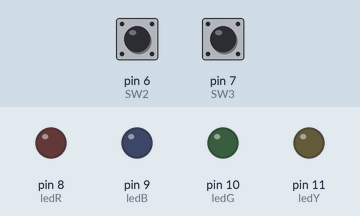
Recording of a sketch running on a simulated Arduino Uno, built with avr-gcc and run on an emulated ATmega328P. On the bench: output pins drawn as LEDs (lit = HIGH). The inputs (shaded band) are chosen by the test bench; at power-on: pin 6 (SW2) HIGH, pin 7 (SW3) HIGH. What the sketch prints to the serial monitor is not drawn.

Above: at 1.2 s.
1.3 s: pin 6 (SW2) pulled LOW for 0.15 s
At 2.1 s:
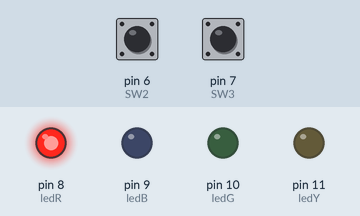
4.4 s: pin 7 (SW3) pulled LOW for 1 s
At 6.7 s:
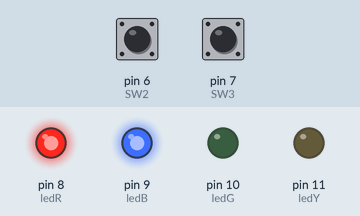
6.9 s: pin 6 (SW2) pulled LOW for 3.2 s
At 11.4 s:
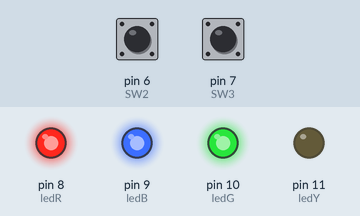
11.6 s: pin 7 (SW3) pulled LOW for 3.2 s
At 16.6 s:
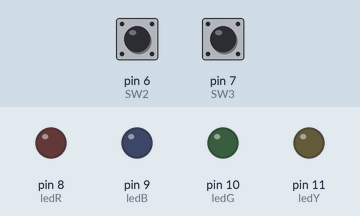
Timing chart, 0 to 18.1 s (numbered marks = the images above; inputs shaded):
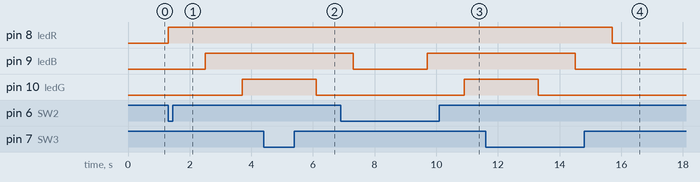

Measured:
- after the input at 1.3 s, pin 8 (ledR): LOW → HIGH at once; pin 9 (ledB): LOW → HIGH after 1.2 s; pin 10 (ledG): LOW → HIGH after 2.4 s
- after the input at 4.4 s, pin 10 (ledG): HIGH → LOW after 1.7 s; pin 11 (ledY): stays LOW (without the input it goes to HIGH after 0.50 s)
- after the input at 6.9 s, pin 8 (ledR): stays HIGH (without the input it goes to LOW after 1.6 s); pin 10 (ledG): LOW → HIGH after 4.0 s
- after the input at 11.6 s, pin 8 (ledR): HIGH → LOW after 4.1 s; pin 9 (ledB): HIGH → LOW after 2.9 s; pin 10 (ledG): HIGH → LOW after 1.7 s; pin 11 (ledY): stays LOW (without the input it goes to HIGH after 0.50 s)

The sketch:

sketch_mar20c.ino
```cpp
  int ledR = 8;
  int ledB = 9;
  int ledG = 10;
  int ledY = 11;
  int SW2 = 6;
  int SW3 = 7;
  int SW2state = HIGH;
  int SW3state = HIGH;
  bool LedsON = false;
  unsigned long StartMillis = 0;
  const long interval = 1200;


void setup() {
// inicializando os pinos digitais de saída.
  pinMode(ledR, OUTPUT);
  pinMode(ledB, OUTPUT);
  pinMode(ledG, OUTPUT);
  pinMode(ledY, OUTPUT);
// inicializando os pinos digitais de entrada.
  pinMode(SW2, INPUT);
    pinMode(SW3, INPUT);
  Serial.begin (9600);
}
// conteúdo do loop.
void loop() {
  SW2state = digitalRead (SW2);
    SW3state = digitalRead (SW3);
if (SW2state == LOW && LedsON == false )
  {

  digitalWrite(ledR, HIGH); // acender o led vermelho.
    WaitMillis();
  digitalWrite(ledB, HIGH); // acender o led azul.
    WaitMillis();
  digitalWrite(ledG, HIGH); // acender o led verde.
    WaitMillis();
  digitalWrite(ledY, HIGH); // acender o led amarelo.
  Serial.write('H');
  LedsON = true;
  }

if (SW3state == LOW && LedsON == true)
  {

  digitalWrite(ledY, LOW); // apagar o led amarelo.
    WaitMillis();
  digitalWrite(ledG, LOW); // apagar o led verde.
    WaitMillis();
  digitalWrite(ledB, LOW); // apagar o led azul.
    WaitMillis();
  digitalWrite(ledR, LOW); // apagar o led vermelho.
  Serial.write('L');
  LedsON = false;

  }
  }
void WaitMillis() {
StartMillis = millis();
  do{}
  while (millis() - StartMillis < interval);
  return;
}
```
